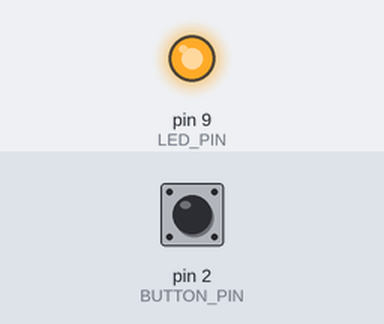
Simulated run of this sketch. Board: Arduino Uno, built with avr-gcc and run on an emulated ATmega328P. Shown: output pins drawn as LEDs (lit = HIGH). Dashed ring = blinking. The test bench sets the inputs (shaded band); at power-on: pin 2 (BUTTON_PIN) HIGH. Sleep ends after the set time or at an interrupt.

Above: at 0.1 s.
At 4.2 s:
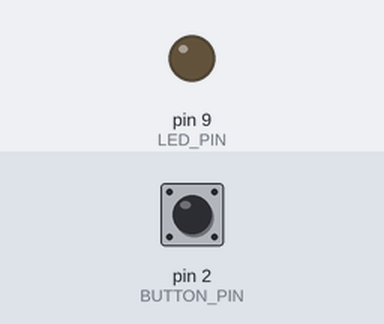
4.3 s: pin 2 (BUTTON_PIN) pulled LOW for 0.15 s
At 4.42 s:
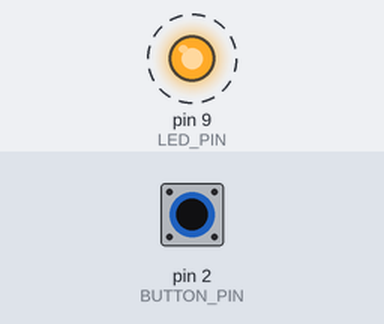
Timing chart, 0 to 7.3 s (numbered marks = the images above; inputs shaded):
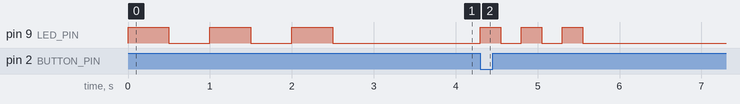

Measured:
- after the input at 4.3 s, pin 9 (LED_PIN): alternates HIGH for 0.25 s and LOW for 0.25 s, 6 changes in all, then stays LOW, starting at once

The sketch:

Interrupt_Test2_Low_Power.ino
```cpp
/* Interrupt_Test2
 *  Program to test powering down an ATmega328 and wake it up with an edge truggered interrupt.
 *  The interrupt used is interrupt 0, which is pin 2 on Arduino or pin 4 on
 *    the ATmega328.
 *
 *  This is a low power test, based upon published workm by Nick Gammon (https://www.gammon.com.au/power).
 *
 *  The microcontroller goes through setup() and blinks a D9 LED 3 times slowly.  It enters loop() and sets up deep
 *    sleep mode (as deep as possible) and goes to sleep.  Before doing so,interrupt 0 ia attached as falling edge truggered.
 *    A pushbutton is attached to interrupt 0 which grounds the pulled-up line when pressed.  A falling edge (pressing the button) should
 *    then wake up the microcontroller which causes a triple fast blink of the LED, and continues with loop() to go back
 *    to deep sleep.
 *
 *    In this test, any press of the button should cause one triple blink of the LED, regardless of how
 *    long that the button is pressed.  After the triple blink and until the button is pressed again, the micontroller should
 *    be in deep sleep.  TEST RESULT: verified.  Deep sleep measures a few microamps using a ATmega328 not-P (accurate measurement
 *    is not possible with my cheap multimeter).
 *
 *    NOTE: The initial tests performed on 8/1/24 used an internal pullup on the interrupt 0 line.  Deep sleep current measured
 *    oen to two tenths of a microamp when the button was not pressed (contact open).  When the button was pressed (contact closed),
 *    the deep sleep current went up to about 85 microamps.  This is due to the internal pullup being about 40 Kohms.
 *
 *    8/5/24:  I changed the code to not use the internal pullup (version 1.1).  I used an external 1 Mohm resistor as the pullup, with a 0.1 uF
 *    capacitor between the switched line and ground.  The capacitor is to filter out noise.  Because the RC combination results in
 *    a long rise time when the switch is released, I wired the switched line to pin 1 of a 74HC14 schmitt trigger inverter input.
 *    I wired the output (74HC14 pin 2) to the input of the next inverter (74HC14 pin 3) and took the output of this second inverter
 *    (74HC14 pin 4) as the interrup signal (microcontroller pin 4).  I connected thew inputs to the 4 remaining inverters to
 *    ground to minimize supply current draw.  This reduced the deep sleep current draw to about 3.4 microamps
 *    when the contact is closed!  NOTE:  it is possible that external schmitt trigger gates are not required as the microcontroller
 *    may have schmitt triggers on the input pins.
 *
 *    version 1.10, by: Bob Glicksman, 08/05/24
 *    (c) 2024, Bob Glicksman, Jim Schrempp, Team Practical Projects.  All rights reserved.
 */

#include <avr/sleep.h>

// CONSTANTS
const int BUTTON_PIN = 2; // the pushbutton is on digital pin 2 which is chip pin 4
const int LED_PIN = 9;  // the LED is on digital pin 9 which is chip pin 15


void setup() {
//  pinMode(BUTTON_PIN, INPUT_PULLUP); // Interrupt 0 is pin 2 is chip pin 4
  pinMode(BUTTON_PIN, INPUT); // Interrupt 0 is pin 2 is chip pin 4, external pullup with schmitt trigger is used.
  pinMode(LED_PIN, OUTPUT); // the LED pin is 9, chip pin 15.
  blink3(500);  // indicate that setup() is over and loop() begins
  pinMode(LED_PIN, INPUT);  // change the LED pin for lowest power consumption while sleeping

} // end of setup()

void loop() {
  // disable the adc
  ADCSRA = 0;

  set_sleep_mode (SLEEP_MODE_PWR_DOWN);
  sleep_enable();

  noInterrupts(); // disable interrupts until we actually go to sleep.
  attachInterrupt(digitalPinToInterrupt(BUTTON_PIN), isr, FALLING); // ready the wakeup interrupt
  EIFR = bit(INTF0);  // clear flag for interrupt 0

  // turn off brown-out enable in software
  // BODS must be set to one and and BODSE must be set to zero within 4 clock cycles
  MCUCR = bit(BODS) | bit (BODSE);
  // the BODS bit is automatically cleared after 3 clock cycles
  MCUCR = bit(BODS);

  interrupts(); // enable interrupts just before sleeping
  sleep_cpu();

  // This part of loop() happens only after an interrupt 0

  pinMode(LED_PIN, OUTPUT);
  blink3(250);  // indicate that the cpu is awake
  delay(10);  // wait a few milliseconds before changing pinMode()
  pinMode(LED_PIN, INPUT);

} // end of loop()

// simple function to blink the LED 3 times at interval "speed" (ms)
void blink3(int speed) {
  for (int i = 0; i < 3; i++) {
     digitalWrite(9, HIGH);
     delay(speed);
     digitalWrite(9, LOW);
     delay(speed);
  }
} // end of blink3()

// the interrupt service routine that wakes up the microcontroller
void isr () {
  sleep_disable();  // cancel sleep mode for now
  detachInterrupt(digitalPinToInterrupt(BUTTON_PIN));  // preclude more interrupts due to bounce, or other

} // end of isr()
```
